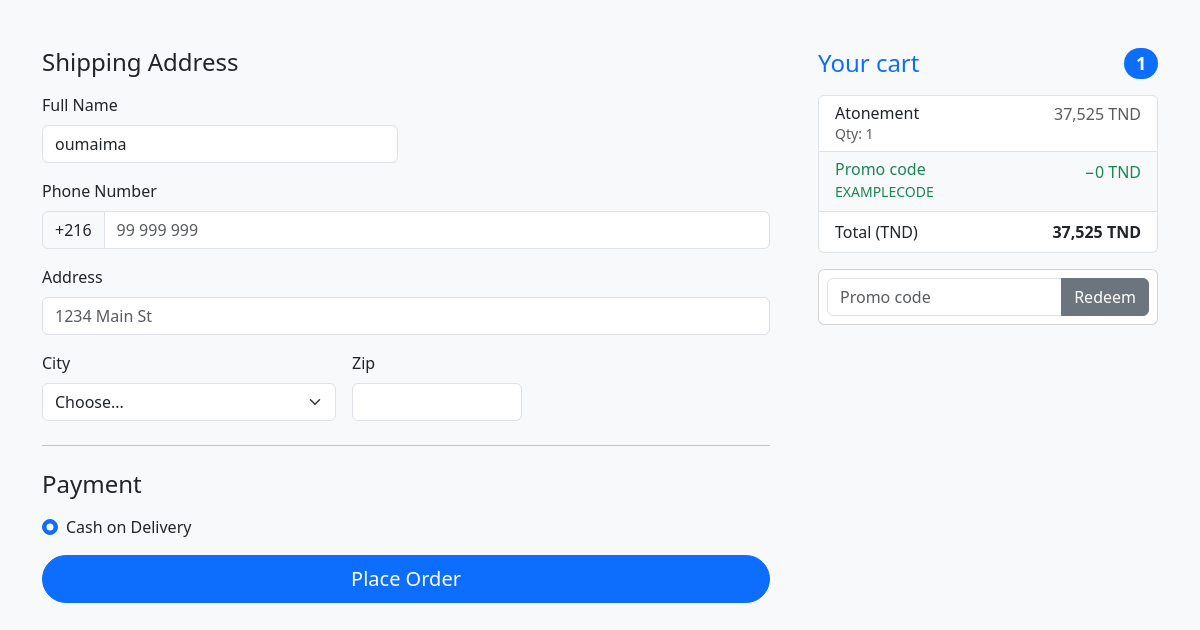
Screenshot of /checkout.php (signed in) with the database file from the repository.
### tables this page shows
CREATE TABLE `cart` (
  `id` int(11) NOT NULL,
  `user_id` int(11) NOT NULL,
  `product_id` int(11) NOT NULL,
  `quantity` int(11) DEFAULT 1,
  `added_at` timestamp NOT NULL DEFAULT current_timestamp()
);

CREATE TABLE `products` (
  `id` int(11) NOT NULL,
  `title` varchar(255) NOT NULL,
  `author` varchar(150) DEFAULT NULL,
  `category` varchar(100) NOT NULL,
  `price` decimal(10,2) NOT NULL,
  `original_price` decimal(10,2) DEFAULT NULL,
  `image` varchar(255) DEFAULT NULL,
  `stock` int(11) DEFAULT 0,
  `created_at` timestamp NOT NULL DEFAULT current_timestamp(),
  `format` varchar(50) DEFAULT NULL,
  `material` varchar(100) DEFAULT NULL
);

### checkout.php (the view, shortened to what this page needs)
<?php
include 'api/db.php';
$user_id = $_SESSION['user_id'];
$stmt = $pdo->prepare("SELECT p.*, c.quantity FROM products p JOIN cart c ON p.id = c.product_id WHERE c.user_id = ?");
$stmt->execute([$user_id]);
$cart_items = $stmt->fetchAll();
$grand_total = 0;
foreach ($cart_items as $item) {
    $grand_total += ($item['price'] * $item['quantity']);
}
?>
<!DOCTYPE html>
<html lang="en">
<head>
    <link href="https://cdn.jsdelivr.net/npm/bootstrap@5.3.0/dist/css/bootstrap.min.css" rel="stylesheet">
</head>
<body class="bg-light">
    <div class="container py-5">
        <div class="row g-5">
            <div class="col-md-7 col-lg-8">
                <h4 class="mb-3">Shipping Address</h4>
                <form action="process_order.php" method="POST" class="needs-validation">
                    <div class="row g-3">
                        <div class="col-sm-6">
                            <label class="form-label">Full Name</label>
                            <input type="text" class="form-control" name="full_name" value="<?php echo htmlspecialchars($_SESSION['user_name']); ?>" required>
                        </div>
                        <div class="col-12">
                            <label class="form-label">Phone Number</label>
                            <div class="input-group">
                                <span class="input-group-text">+216</span>
                                <input type="tel" class="form-control" name="phone" placeholder="99 999 999" required>
                            </div>
                        </div>
                        <div class="col-12">
                            <label class="form-label">Address</label>
                            <input type="text" class="form-control" name="address" placeholder="1234 Main St" required>
                        </div>
                        <div class="col-md-5">
                            <label class="form-label">City</label>
                            <select class="form-select" name="city" required>
                                <option value="">Choose...</option>
                            </select>
                        </div>
                        <div class="col-md-3">
                            <label class="form-label">Zip</label>
                            <input type="text" class="form-control" name="zip" required>
                        </div>
                    </div>
                    <hr class="my-4">
                    <h4 class="mb-3">Payment</h4>
                    <div class="my-3">
                        <div class="form-check">
                            <input id="credit" name="paymentMethod" type="radio" class="form-check-input" checked required>
                            <label class="form-check-label" for="credit">Cash on Delivery</label>
                        </div>
                    </div>
                    <button class="w-100 btn btn-primary btn-lg rounded-pill" type="submit">Place Order</button>
                </form>
            </div>
            <div class="col-md-5 col-lg-4 order-md-last">
                <h4 class="d-flex justify-content-between align-items-center mb-3">
                    <span class="text-primary">Your cart</span>
                    <span class="badge bg-primary rounded-pill"><?php echo count($cart_items); ?></span>
                </h4>
                <ul class="list-group mb-3">
                    <?php foreach ($cart_items as $item): ?>
                        <li class="list-group-item d-flex justify-content-between lh-sm">
                            <div>
                                <h6 class="my-0"><?php echo htmlspecialchars($item['title']); ?></h6>
                                <small class="text-muted">Qty: <?php echo $item['quantity']; ?></small>
                            </div>
                            <span class="text-muted"><?php echo number_format($item['price'] * $item['quantity']); ?> TND</span>
                        </li>
                    <?php endforeach; ?>
                    <li class="list-group-item d-flex justify-content-between bg-light">
                        <div class="text-success">
                            <h6 class="my-0">Promo code</h6>
                            <small>EXAMPLECODE</small>
                        </div>
                        <span class="text-success">−0 TND</span>
                    </li>
                    <li class="list-group-item d-flex justify-content-between">
                        <span>Total (TND)</span>
                        <strong><?php echo number_format($grand_total); ?> TND</strong>
                    </li>
                </ul>
                <form class="card p-2">
                    <div class="input-group">
                        <input type="text" class="form-control" placeholder="Promo code">
                        <button type="submit" class="btn btn-secondary">Redeem</button>
                    </div>
                </form>
            </div>
        </div>
    </div>
</body>
</html>

### rows the page displays
cart: product.title "Atonement", quantity "1", $item['price'] * $item['quantity'] "37,525"

### other values shown
count($cart_items) "1"
$grand_total "37,525"
